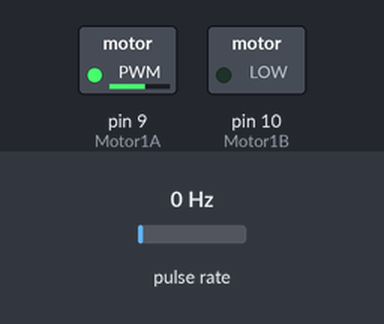
Recording of a sketch running on a simulated Arduino Uno, built with avr-gcc and run on an emulated ATmega328P. On the bench: switched loads named in the sketch (green lamp = pin HIGH). Wiring (inferred from the names in the program): pulse sensor: data pin 3. The inputs (shaded band) are chosen by the test bench; at power-on: pulse rate 0 Hz. What the sketch prints to the serial monitor is not drawn.

Above: at 0.1 s.
Timing chart, 0 to 1.6 s (numbered marks = the images above):
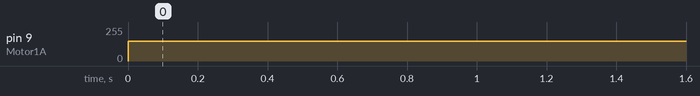

The sketch:

singleencodertest.ino
```cpp
int Motor1A=9;
int Motor1B=10;
int encoder=3;
int count=0;

void counter(){
  count++;
}

void setup() {
  pinMode(Motor1A,OUTPUT);
  pinMode(Motor1B,OUTPUT);
  pinMode(encoder,INPUT);
  attachInterrupt(digitalPinToInterrupt(encoder),counter,RISING);
  Serial.begin(9600);

}

void loop() {
  analogWrite(Motor1A,150);
  digitalWrite(Motor1B,LOW);
  Serial.println(count);

}
```

DCCar.cpp
```cpp
/*
	DCCar.cpp - Libary for controlling the Barnabas Racer - DC Car version
	Created by Eric Lin & Ed Li, 12/23/2018
*/

#include "Arduino.h"
#include "DCCar.h"

void DCCar::init(int leftA, int leftB, int rightA, int rightB, int encoderL,int encoderR)
{
      leftA_global=leftA;
      rightB_global=rightB;
      rightA_global=rightA;
      encoderL_global=encoderL;
      encoderR_global=encoderR;

      //- 20181223: running these commands in the main program.  Unable to get it to compile here.
      //- counterL and counterR need to be static functions to work.  Implement this later.
      //  attachInterrupt(digitalPinToInterrupt(encoderL_global),counterL,RISING);
      //  attachInterrupt(digitalPinToInterrupt(encoderR_global),counterR,RISING);
      pinMode(leftA,OUTPUT);
      pinMode(leftB,OUTPUT);
      pinMode(rightA,OUTPUT);
      pinMode(rightB,OUTPUT);
      pinMode(encoderL,INPUT);
      pinMode(encoderR,INPUT);

      countL=0;
      countR=0;
      cnt_global=0;
}

void DCCar::forward(int spd, int cnt)
{
      countL=0;
      countR=0;
      cnt_global=cnt;
      digitalWrite(leftB_global,LOW);
      digitalWrite(rightB_global,LOW);
      analogWrite(leftA_global,spd);
      analogWrite(rightA_global,spd);
}


void DCCar::backward(int spd, int cnt)
{
      countL=0;
      countR=0;
      cnt_global=cnt;
      analogWrite(leftB_global,spd);
      analogWrite(rightB_global,spd);
      digitalWrite(leftA_global,LOW);
      digitalWrite(rightA_global,LOW);
}

void DCCar::left(int spd, int cnt)
{
      countL=0;
      countR=0;
      cnt_global=cnt;
      analogWrite(leftB_global,spd);
      digitalWrite(leftA_global,LOW);
      digitalWrite(rightB_global,LOW);
      analogWrite(rightA_global,spd);
}

void DCCar::right(int spd, int cnt)
{
      countL=0;
      countR=0;
      cnt_global=cnt;
      analogWrite(leftA_global,spd);
      digitalWrite(leftB_global,LOW);
      digitalWrite(rightA_global,LOW);
      analogWrite(rightB_global,spd);
}
```

DCCar.h
```cpp
/*
	dcCar.h - Libary for controlling the Barnabas Racer - DC Car version
	Created by Eric Lin & Ed Li, 12/23/2018
*/

#ifndef dcCar_h
#define dcCar_h

#include "Arduino.h"

class DCCar {
  public:
    int encoderL_global;
    int encoderR_global;

    int leftB_global;
    int leftA_global;
    int rightB_global;
    int rightA_global;
    int countL;
    int countR;
    int cnt_global;

    void init(int leftA, int leftB, int rightA, int rightB, int encoderL,int encoderR);
    void forward(int spd, int cnt);
    void backward(int spd, int cnt);
    void left(int spd, int cnt);
    void right(int spd, int cnt);

  private:

};

#endif
```

Measured:
- by itself, pin 9 (Motor1A): 0/255 → 150/255 at 0.00 s
